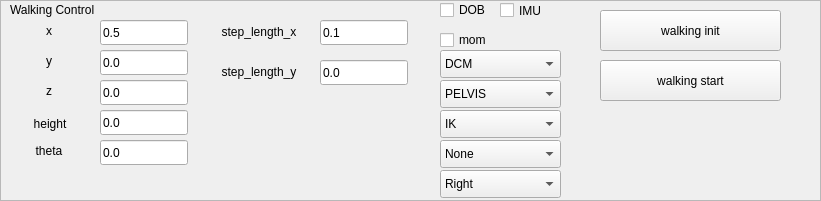
    <widget class="QFrame" name="frame_14">
     <property name="geometry">
      <rect>
       <x>10</x>
       <y>530</y>
       <width>821</width>
       <height>201</height>
      </rect>
     </property>
     <property name="frameShape">
      <enum>QFrame::StyledPanel</enum>
     </property>
     <property name="frameShadow">
      <enum>QFrame::Raised</enum>
     </property>
     <widget class="QCheckBox" name="checkBox_dob">
      <property name="geometry">
       <rect>
        <x>440</x>
        <y>0</y>
        <width>51</width>
        <height>20</height>
       </rect>
      </property>
      <property name="text">
       <string>DOB</string>
      </property>
     </widget>
     <widget class="QComboBox" name="walking_pattern">
      <property name="geometry">
       <rect>
        <x>440</x>
        <y>50</y>
        <width>121</width>
        <height>28</height>
       </rect>
      </property>
      <item>
       <property name="text">
        <string>DCM</string>
       </property>
      </item>
      <item>
       <property name="text">
        <string>Previewcontrol</string>
       </property>
      </item>
      <item>
       <property name="text">
        <string>MPC</string>
       </property>
      </item>
     </widget>
     <widget class="QComboBox" name="step_mode">
      <property name="geometry">
       <rect>
        <x>440</x>
        <y>170</y>
        <width>121</width>
        <height>28</height>
       </rect>
      </property>
      <item>
       <property name="text">
        <string>Right</string>
       </property>
      </item>
      <item>
       <property name="text">
        <string>Left</string>
       </property>
      </item>
     </widget>
     <widget class="QComboBox" name="ik_mode">
      <property name="geometry">
       <rect>
        <x>440</x>
        <y>110</y>
        <width>121</width>
        <height>28</height>
       </rect>
      </property>
      <item>
       <property name="text">
        <string>IK</string>
       </property>
      </item>
      <item>
       <property name="text">
        <string>COMJacobian</string>
       </property>
      </item>
      <item>
       <property name="text">
        <string>Torque</string>
       </property>
      </item>
     </widget>
     <widget class="QLabel" name="walking_x">
      <property name="geometry">
       <rect>
        <x>0</x>
        <y>20</y>
        <width>98</width>
        <height>21</height>
       </rect>
      </property>
      <property name="sizePolicy">
       <sizepolicy hsizetype="Minimum" vsizetype="Preferred">
        <horstretch>0</horstretch>
        <verstretch>0</verstretch>
       </sizepolicy>
      </property>
      <property name="minimumSize">
       <size>
        <width>40</width>
        <height>0</height>
       </size>
      </property>
      <property name="text">
       <string>x</string>
      </property>
      <property name="alignment">
       <set>Qt::AlignCenter</set>
      </property>
     </widget>
     <widget class="QLabel" name="label_88_">
      <property name="geometry">
       <rect>
        <x>10</x>
        <y>0</y>
        <width>131</width>
        <height>20</height>
       </rect>
      </property>
      <property name="text">
       <string>Walking Control</string>
      </property>
     </widget>
     <widget class="QLabel" name="walking_y">
      <property name="geometry">
       <rect>
        <x>0</x>
        <y>50</y>
        <width>98</width>
        <height>21</height>
       </rect>
      </property>
      <property name="sizePolicy">
       <sizepolicy hsizetype="Minimum" vsizetype="Preferred">
        <horstretch>0</horstretch>
        <verstretch>0</verstretch>
       </sizepolicy>
      </property>
      <property name="minimumSize">
       <size>
        <width>40</width>
        <height>0</height>
       </size>
      </property>
      <property name="text">
       <string>y</string>
      </property>
      <property name="alignment">
       <set>Qt::AlignCenter</set>
      </property>
     </widget>
     <widget class="QLineEdit" name="text_walking_x">
      <property name="geometry">
       <rect>
        <x>100</x>
        <y>20</y>
        <width>88</width>
        <height>25</height>
       </rect>
      </property>
      <property name="text">
       <string>0.5</string>
      </property>
     </widget>
     <widget class="QLineEdit" name="text_walking_y">
      <property name="geometry">
       <rect>
        <x>100</x>
        <y>50</y>
        <width>88</width>
        <height>25</height>
       </rect>
      </property>
      <property name="text">
       <string>0.0</string>
      </property>
     </widget>
     <widget class="QLabel" name="walking_z">
      <property name="geometry">
       <rect>
        <x>0</x>
        <y>80</y>
        <width>98</width>
        <height>21</height>
       </rect>
      </property>
      <property name="sizePolicy">
       <sizepolicy hsizetype="Minimum" vsizetype="Preferred">
        <horstretch>0</horstretch>
        <verstretch>0</verstretch>
       </sizepolicy>
      </property>
      <property name="minimumSize">
       <size>
        <width>40</width>
        <height>0</height>
       </size>
      </property>
      <property name="text">
       <string>z</string>
      </property>
      <property name="alignment">
       <set>Qt::AlignCenter</set>
      </property>
     </widget>
     <widget class="QLineEdit" name="text_walking_z">
      <property name="geometry">
       <rect>
        <x>100</x>
        <y>80</y>
        <width>88</width>
        <height>25</height>
       </rect>
      </property>
      <property name="text">
       <string>0.0</string>
      </property>
     </widget>
     <widget class="QLabel" name="walking_height">
      <property name="geometry">
       <rect>
        <x>0</x>
        <y>113</y>
        <width>100</width>
        <height>21</height>
       </rect>
      </property>
      <property name="text">
       <string>height</string>
      </property>
      <property name="alignment">
       <set>Qt::AlignCenter</set>
      </property>
     </widget>
     <widget class="QLineEdit" name="text_walking_height">
      <property name="geometry">
       <rect>
        <x>100</x>
        <y>110</y>
        <width>88</width>
        <height>25</height>
       </rect>
      </property>
      <property name="text">
       <string>0.0</string>
      </property>
     </widget>
     <widget class="QLabel" name="walking_theta">
      <property name="geometry">
       <rect>
        <x>0</x>
        <y>135</y>
        <width>98</width>
        <height>31</height>
       </rect>
      </property>
      <property name="text">
       <string>theta</string>
      </property>
      <property name="alignment">
       <set>Qt::AlignCenter</set>
      </property>
     </widget>
     <widget class="QLineEdit" name="text_walking_theta">
      <property name="geometry">
       <rect>
        <x>100</x>
        <y>140</y>
        <width>88</width>
        <height>25</height>
       </rect>
      </property>
      <property name="text">
       <string>0.0</string>
      </property>
     </widget>
     <widget class="QLabel" name="walking_steplengthx">
      <property name="geometry">
       <rect>
        <x>210</x>
        <y>-60</y>
        <width>98</width>
        <height>184</height>
       </rect>
      </property>
      <property name="text">
       <string>step_length_x</string>
      </property>
      <property name="alignment">
       <set>Qt::AlignCenter</set>
      </property>
     </widget>
     <widget class="QLineEdit" name="text_walking_steplengthx">
      <property name="geometry">
       <rect>
        <x>320</x>
        <y>20</y>
        <width>88</width>
        <height>25</height>
       </rect>
      </property>
      <property name="text">
       <string>0.1</string>
      </property>
     </widget>
     <widget class="QLabel" name="walking_steplengthy">
      <property name="geometry">
       <rect>
        <x>210</x>
        <y>-115</y>
        <width>98</width>
        <height>374</height>
       </rect>
      </property>
      <property name="text">
       <string>step_length_y</string>
      </property>
      <property name="alignment">
       <set>Qt::AlignCenter</set>
      </property>
     </widget>
     <widget class="QLineEdit" name="text_walking_steplengthy">
      <property name="geometry">
       <rect>
        <x>320</x>
        <y>60</y>
        <width>88</width>
        <height>25</height>
       </rect>
      </property>
      <property name="text">
       <string>0.0</string>
      </property>
     </widget>
     <widget class="QPushButton" name="walkinginit_btn">
      <property name="geometry">
       <rect>
        <x>600</x>
        <y>10</y>
        <width>181</width>
        <height>41</height>
       </rect>
      </property>
      <property name="text">
       <string>walking init</string>
      </property>
     </widget>
     <widget class="QPushButton" name="walkingstart_btn">
      <property name="geometry">
       <rect>
        <x>600</x>
        <y>60</y>
        <width>181</width>
        <height>41</height>
       </rect>
      </property>
      <property name="text">
       <string>walking start</string>
      </property>
     </widget>
     <widget class="QCheckBox" name="checkBox_IMU">
      <property name="geometry">
       <rect>
        <x>500</x>
        <y>0</y>
        <width>51</width>
        <height>21</height>
       </rect>
      </property>
      <property name="text">
       <string>IMU</string>
      </property>
     </widget>
     <widget class="QComboBox" name="walking_pattern_2">
      <property name="geometry">
       <rect>
        <x>440</x>
        <y>80</y>
        <width>121</width>
        <height>28</height>
       </rect>
      </property>
      <item>
       <property name="text">
        <string>PELVIS</string>
       </property>
      </item>
      <item>
       <property name="text">
        <string>COM</string>
       </property>
      </item>
     </widget>
     <widget class="QCheckBox" name="checkBox_mom">
      <property name="geometry">
       <rect>
        <x>440</x>
        <y>30</y>
        <width>61</width>
        <height>20</height>
       </rect>
      </property>
      <property name="text">
       <string>mom</string>
      </property>
     </widget>
     <widget class="QComboBox" name="controlmode">
      <property name="geometry">
       <rect>
        <x>440</x>
        <y>140</y>
        <width>121</width>
        <height>28</height>
       </rect>
      </property>
      <item>
       <property name="text">
        <string>None</string>
       </property>
      </item>
      <item>
       <property name="text">
        <string>COM Damping</string>
       </property>
      </item>
      <item>
       <property name="text">
        <string>PELV_CLIK</string>
       </property>
      </item>
     </widget>
    </widget>
